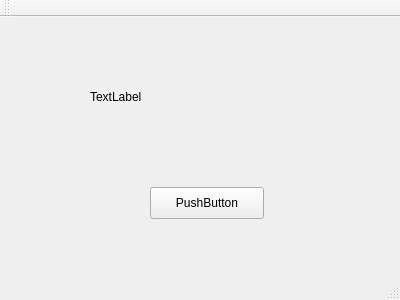
<?xml version="1.0" encoding="UTF-8"?>
<ui version="4.0">
 <class>TestWindow</class>
 <widget class="QMainWindow" name="TestWindow">
  <property name="geometry">
   <rect>
    <x>0</x>
    <y>0</y>
    <width>400</width>
    <height>300</height>
   </rect>
  </property>
  <property name="windowTitle">
   <string>TestWindow</string>
  </property>
  <widget class="QWidget" name="centralWidget">
   <widget class="QPushButton" name="pushButton">
    <property name="geometry">
     <rect>
      <x>150</x>
      <y>170</y>
      <width>114</width>
      <height>32</height>
     </rect>
    </property>
    <property name="text">
     <string>PushButton</string>
    </property>
   </widget>
   <widget class="QLabel" name="label">
    <property name="geometry">
     <rect>
      <x>90</x>
      <y>70</y>
      <width>231</width>
      <height>20</height>
     </rect>
    </property>
    <property name="text">
     <string>TextLabel</string>
    </property>
   </widget>
  </widget>
  <widget class="QMenuBar" name="menuBar">
   <property name="geometry">
    <rect>
     <x>0</x>
     <y>0</y>
     <width>400</width>
     <height>22</height>
    </rect>
   </property>
  </widget>
  <widget class="QToolBar" name="mainToolBar">
   <attribute name="toolBarArea">
    <enum>TopToolBarArea</enum>
   </attribute>
   <attribute name="toolBarBreak">
    <bool>false</bool>
   </attribute>
  </widget>
  <widget class="QStatusBar" name="statusBar"/>
 </widget>
 <layoutdefault spacing="6" margin="11"/>
 <resources/>
 <connections>
  <connection>
   <sender>pushButton</sender>
   <signal>clicked()</signal>
   <receiver>TestWindow</receiver>
   <slot>testClick()</slot>
   <hints>
    <hint type="sourcelabel">
     <x>202</x>
     <y>216</y>
    </hint>
    <hint type="destinationlabel">
     <x>339</x>
     <y>220</y>
    </hint>
   </hints>
  </connection>
 </connections>
 <slots>
  <slot>testClick()</slot>
 </slots>
</ui>
